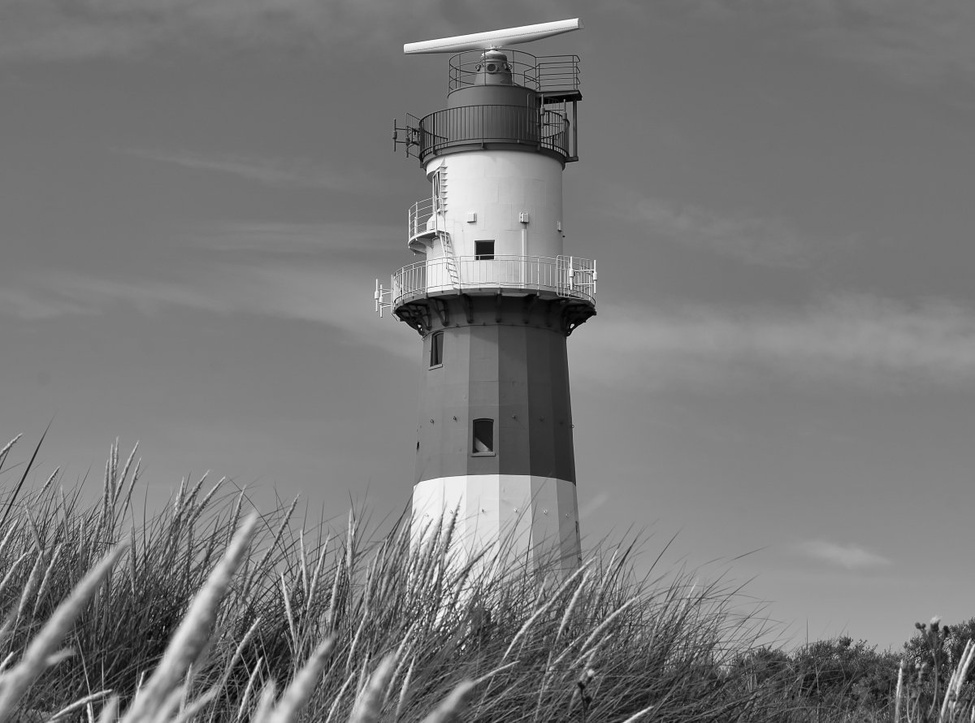
#> input picture 直方图均衡/1.jpg, 975 x 723 px, shrunk from 1200 x 890 before the run
$ python homework.py
#> lines starting #> are read from the running program, lines starting #| are printed output that depends on the picture; after the words box and inside, x2 and y2 are one past the last pixel; in counts of white or black regions, pixels touching at a corner belong together
from matplotlib import pyplot as plt
import numpy as np
import cv2 as cv
img=cv.imread("1.jpg")
#> img is the input picture: shape (723, 975, 3); min 0, max 255, mean 120.1
plt.figure(1)
plt.imshow(img)#绘制原图
height=img.shape[0]
#> height = 723
width=img.shape[1]
#> width = 975
histogram=np.zeros((1,256))
for row in range(height):
    for col in range(width):
        i = img[row][col]
        histogram[0][i] += 1
plt.figure(2)
plt.hist(img.ravel(), bins=256)
plt.xlabel('grayscale')
plt.ylabel('frequency')
plt.title('histogram')
plt.savefig('./histogram.jpg')
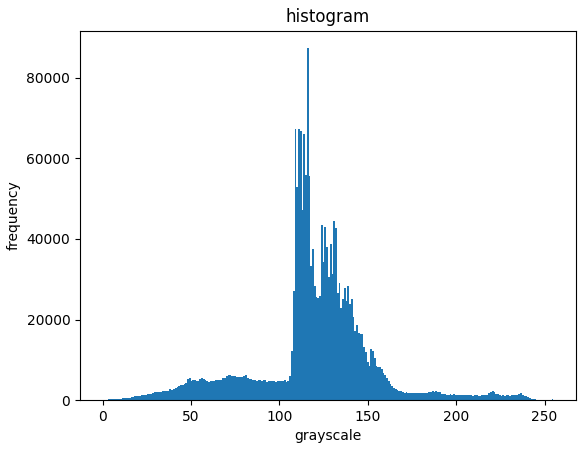
#> figure drawn by matplotlib, 1 panel; tallest bar 87324 high, from x = 115.5 to 116.5
plt.show()
n_sum=height*width#像素点个数
#> n_sum = 704925
Tr=np.zeros((1,256),dtype=np.float16)
for i in range(256):
    if i == 0:
        Tr[0][i] = histogram[0][i] /n_sum
    elif i == 255:
        Tr[0][i] = 1.0
    else:
        Tr[0][i] = histogram[0][i] / n_sum + Tr[0][i - 1]
x = list(range(0,256))
plt.figure(3)
plt.xlim(0, 255)
plt.ylim(0, 1.1)
plt.xlabel('grayscale')
plt.ylabel('p')
plt.title('Tr')
plt.plot(x, Tr[0, :], linewidth=0.5)
plt.savefig('./Tr.jpg')
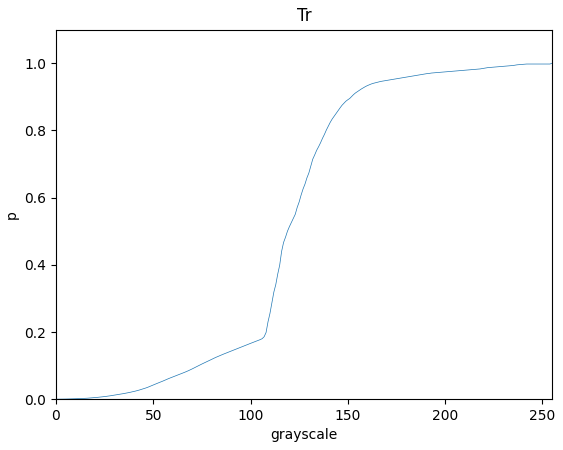
#> figure drawn by matplotlib, 1 panel; curve peaks at x = 255, y = 1
plt.show()
Tr = Tr* 255# 累积分布函数计算完成后，把值域缩放到0~255的范围之内
f = np.zeros((1, 256), dtype=np.int32)  # 映射函数
a=0.5
for i in range(256):
    f[0][i] = a*Tr[0][i] +(1-a)*i
img_equal=np.zeros((img.shape))
img_equal=img.copy()
for row in range(height):
    for col in range(width):
        value = f[0][img[row][col]]
        img_equal[row][col] = value
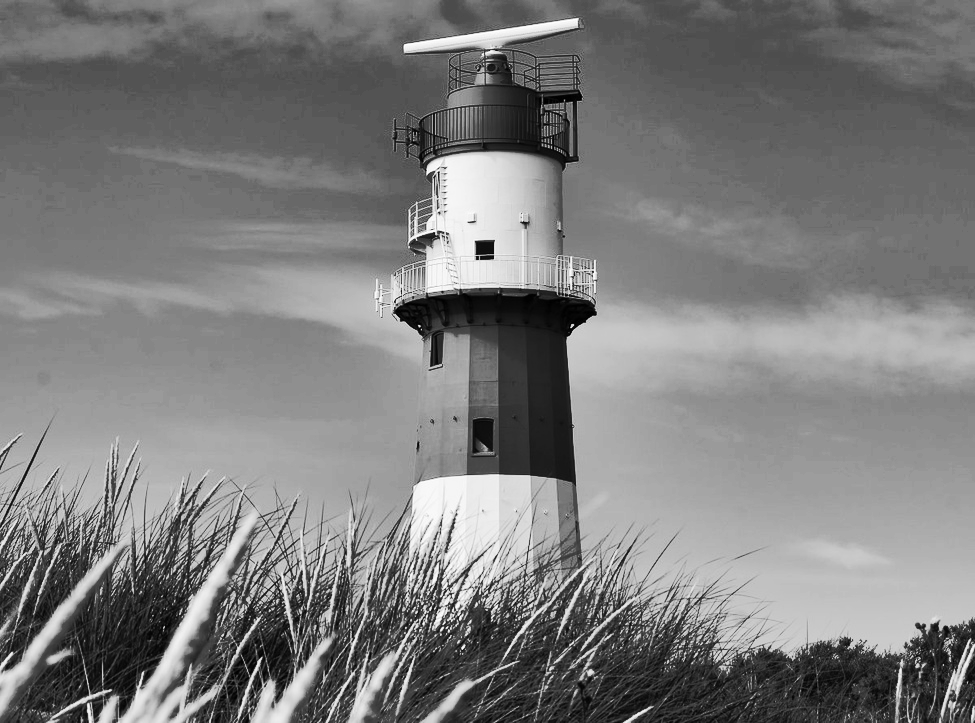
#> img_equal: shape (723, 975, 3); min 0, max 255, mean 124.4
cv.imwrite('./2.jpg', img_equal)
for row in range(height):
    for col in range(width):
        i = img_equal[row][col]
        img_equal[0][i] += 1
#> img_equal: shape (723, 975, 3); 0.03% of pixels changed, all inside (x1, y1, x2, y2) = (0, 0, 256, 1)
# 绘制直方图
plt.figure(4)
plt.imshow(img_equal)
plt.figure(5)
plt.hist(img_equal.ravel(), bins=256)
plt.xlabel('grayscale')
plt.ylabel('frequency')
plt.title('histogram_equal')
plt.savefig('./histogram_equal.jpg')
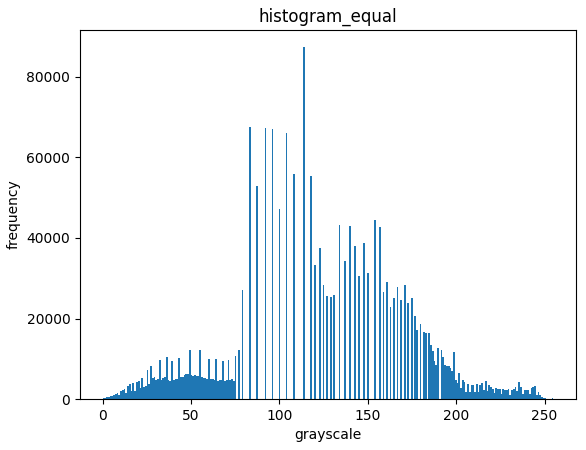
#> figure drawn by matplotlib, 1 panel; tallest bar 87285 high, from x = 113.6 to 114.6
plt.show()
